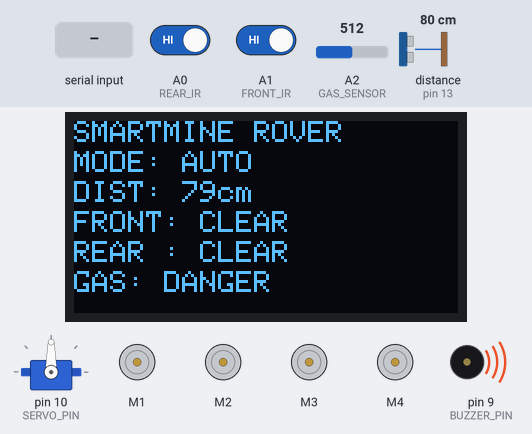
Recording of a sketch running on a simulated Arduino Uno, built with avr-gcc and run on an emulated ATmega328P. On the bench: servo, 128×64 one-colour display, 4 × DC motor (green arrow = forward, orange = backward, longer = faster), buzzer (waves = sounding, pin HIGH). Wiring (inferred from the names in the program): ultrasonic range finder: trigger pin 2; echo pin 13. Inputs (shaded band) come from the test bench; at power-on: A2 (GAS_SENSOR) = 512, A1 (FRONT_IR) HIGH, A0 (REAR_IR) HIGH, distance to the obstacle (sensor on pin 13) 80 cm. The echo pulse lasts 58.3 µs per cm; pins used as bus, display or sensor lines are not drawn; what the sketch prints to the serial monitor is not drawn.

Above: at 4.45 s.
4.8 s: A2 (GAS_SENSOR) set to 482
At 5.7 s:
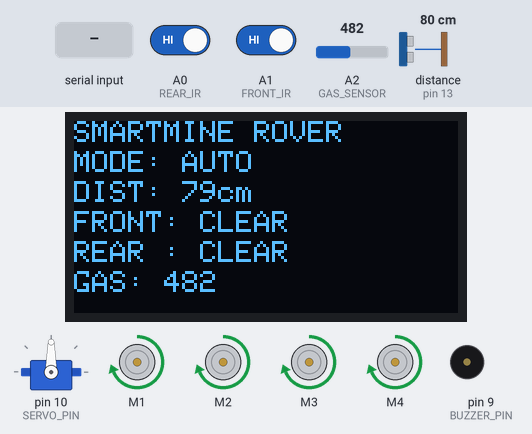
6.4 s: A1 (FRONT_IR) driven LOW
At 7.43 s:
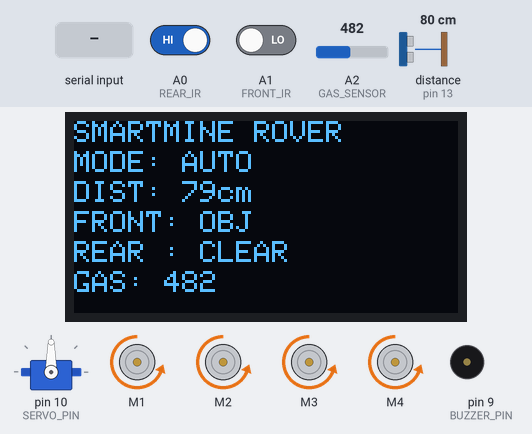
8.5 s: "M" received over Serial
At 9.04 s:
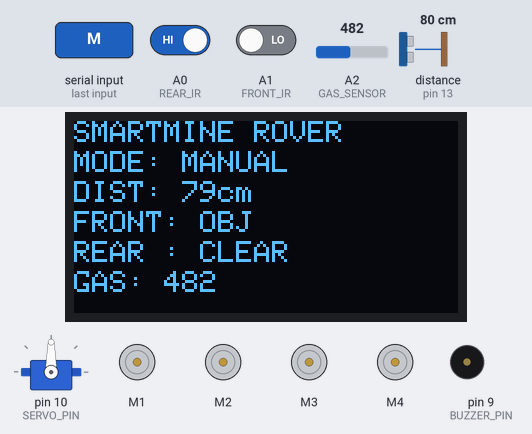
10.7 s: A0 (REAR_IR) driven LOW
At 10.88 s:
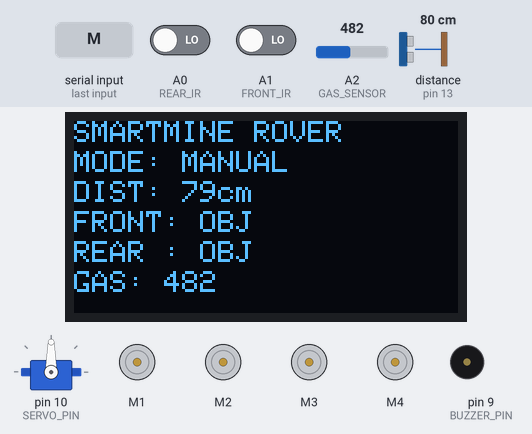
12.8 s: "A" received over Serial
At 13.6 s:
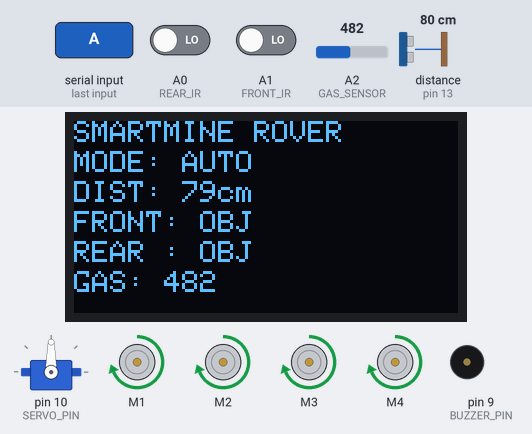
14.5 s: "X" received over Serial
At 15.4 s:
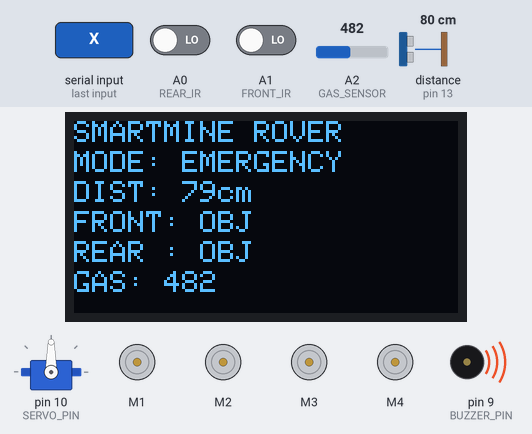
Timing chart, 0 to 17.0 s (numbered marks = the images above; inputs shaded):
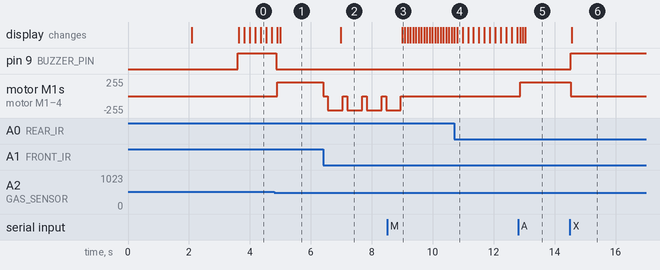

The sketch:

smartminearduino.ino
```cpp
#include <AFMotor.h>
#include <Servo.h>
#include <Wire.h>
#include <Adafruit_GFX.h>
#include <Adafruit_SSD1306.h>

#define SCREEN_WIDTH 128
#define SCREEN_HEIGHT 64

Adafruit_SSD1306 display(SCREEN_WIDTH, SCREEN_HEIGHT, &Wire, -1);

AF_DCMotor motor1(1);
AF_DCMotor motor2(2);
AF_DCMotor motor3(3);
AF_DCMotor motor4(4);

#define REAR_IR A0
#define FRONT_IR A1

#define GAS_SENSOR A2
#define GAS_THRESHOLD 500

#define TRIG_PIN 2
#define ECHO_PIN 13

#define SERVO_PIN 10

Servo frontServo;

#define BUZZER_PIN 9

#define DRIVE_SPEED 210
#define TURN_SPEED 230

#define SAFE_DISTANCE 35
#define CRITICAL_DISTANCE 15

#define LEFT_ANGLE 45
#define CENTER_ANGLE 90
#define RIGHT_ANGLE 135

enum RoverMode
{
  AUTO_MODE,
  MANUAL_MODE,
  EMERGENCY_MODE
};

RoverMode currentMode = AUTO_MODE;

int frontState = HIGH;
int rearState = HIGH;

int gasValue = 0;

long distanceCM = 0;

char manualCommand = 'S';

unsigned long lastTelemetry = 0;

void setMotorSpeed(int speed)
{
  speed = constrain(speed, 0, 255);

  motor1.setSpeed(speed);
  motor2.setSpeed(speed);
  motor3.setSpeed(speed);
  motor4.setSpeed(speed);
}

void moveForward()
{
  setMotorSpeed(DRIVE_SPEED);

  motor1.run(FORWARD);
  motor2.run(FORWARD);
  motor3.run(FORWARD);
  motor4.run(FORWARD);
}

void moveBackward()
{
  setMotorSpeed(DRIVE_SPEED);

  motor1.run(BACKWARD);
  motor2.run(BACKWARD);
  motor3.run(BACKWARD);
  motor4.run(BACKWARD);
}

void turnLeft()
{
  setMotorSpeed(TURN_SPEED);

  motor1.run(BACKWARD);
  motor2.run(BACKWARD);
  motor3.run(FORWARD);
  motor4.run(FORWARD);
}

void turnRight()
{
  setMotorSpeed(TURN_SPEED);

  motor1.run(FORWARD);
  motor2.run(FORWARD);
  motor3.run(BACKWARD);
  motor4.run(BACKWARD);
}

void stopMotors()
{
  motor1.run(RELEASE);
  motor2.run(RELEASE);
  motor3.run(RELEASE);
  motor4.run(RELEASE);
}

long readDistance()
{
  digitalWrite(TRIG_PIN, LOW);
  delayMicroseconds(3);

  digitalWrite(TRIG_PIN, HIGH);
  delayMicroseconds(10);

  digitalWrite(TRIG_PIN, LOW);

  long duration = pulseIn(ECHO_PIN, HIGH, 30000);

  if (duration == 0)
  {
    return 400;
  }

  long distance = duration * 0.0343 / 2;

  return distance;
}

void readIRSensors()
{
  frontState = digitalRead(FRONT_IR);
  rearState = digitalRead(REAR_IR);
}

void readGasSensor()
{
  gasValue = analogRead(GAS_SENSOR);
}

bool gasDanger()
{
  return gasValue >= GAS_THRESHOLD;
}

void buzzerOn()
{
  digitalWrite(BUZZER_PIN, HIGH);
}

void buzzerOff()
{
  digitalWrite(BUZZER_PIN, LOW);
}

void warningBeep()
{
  digitalWrite(BUZZER_PIN, HIGH);
  delay(100);
  digitalWrite(BUZZER_PIN, LOW);
}

long scanDirection(int angle)
{
  frontServo.write(angle);
  delay(300);

  return readDistance();
}

void updateDisplay()
{
  display.clearDisplay();

  display.setTextSize(1);
  display.setTextColor(SSD1306_WHITE);

  display.setCursor(0, 0);
  display.println("SMARTMINE ROVER");

  display.setCursor(0, 10);
  display.print("MODE: ");

  if (currentMode == AUTO_MODE)
    display.println("AUTO");
  else if (currentMode == MANUAL_MODE)
    display.println("MANUAL");
  else
    display.println("EMERGENCY");

  display.setCursor(0, 20);
  display.print("DIST: ");
  display.print(distanceCM);
  display.println("cm");

  display.setCursor(0, 30);
  display.print("FRONT: ");

  if (frontState == LOW)
    display.println("OBJ");
  else
    display.println("CLEAR");

  display.setCursor(0, 40);
  display.print("REAR : ");

  if (rearState == LOW)
    display.println("OBJ");
  else
    display.println("CLEAR");

  display.setCursor(0, 50);
  display.print("GAS: ");

  if (gasDanger())
    display.println("DANGER");
  else
    display.println(gasValue);

  display.display();
}

void startupDisplay()
{
  display.clearDisplay();

  display.setTextSize(1);
  display.setTextColor(SSD1306_WHITE);

  display.setCursor(10, 15);
  display.println("SMARTMINE ROVER");

  display.setCursor(15, 30);
  display.println("SYSTEM READY");

  display.setCursor(20, 45);
  display.println("AUTO MODE");

  display.display();

  delay(2000);
}

void autonomousNavigation()
{
  distanceCM = readDistance();

  readIRSensors();

  readGasSensor();

  if (gasDanger())
  {
    stopMotors();
    buzzerOn();

    Serial.println("ALERT:GAS");

    return;
  }

  buzzerOff();

  if (distanceCM <= CRITICAL_DISTANCE)
  {
    stopMotors();

    warningBeep();

    delay(200);

    moveBackward();

    delay(500);

    stopMotors();

    delay(200);

    long leftDistance = scanDirection(LEFT_ANGLE);
    long rightDistance = scanDirection(RIGHT_ANGLE);

    frontServo.write(CENTER_ANGLE);

    if (leftDistance > rightDistance)
    {
      turnLeft();
      delay(600);
    }
    else
    {
      turnRight();
      delay(600);
    }

    stopMotors();

    return;
  }

  if (distanceCM <= SAFE_DISTANCE)
  {
    stopMotors();

    warningBeep();

    delay(150);

    long leftDistance = scanDirection(LEFT_ANGLE);
    long rightDistance = scanDirection(RIGHT_ANGLE);

    frontServo.write(CENTER_ANGLE);

    if (leftDistance > rightDistance &&
        leftDistance > SAFE_DISTANCE)
    {
      turnLeft();
      delay(450);
    }
    else if (rightDistance > SAFE_DISTANCE)
    {
      turnRight();
      delay(450);
    }
    else
    {
      moveBackward();
      delay(500);

      turnRight();
      delay(700);
    }

    stopMotors();

    return;
  }

  if (frontState == LOW && rearState == HIGH)
  {
    stopMotors();

    delay(150);

    moveBackward();

    delay(400);

    return;
  }

  if (rearState == LOW && frontState == HIGH)
  {
    stopMotors();

    delay(150);

    moveForward();

    delay(400);

    return;
  }

  moveForward();
}

void manualControl()
{
  switch (manualCommand)
  {
    case 'F':
      moveForward();
      break;

    case 'B':
      moveBackward();
      break;

    case 'L':
      turnLeft();
      break;

    case 'R':
      turnRight();
      break;

    case 'S':
      stopMotors();
      break;

    default:
      stopMotors();
      break;
  }
}

void processCommand(char command)
{
  command = toupper(command);

  if (command == 'A')
  {
    currentMode = AUTO_MODE;
    manualCommand = 'S';
    buzzerOff();
    stopMotors();

    Serial.println("MODE:AUTO");

    return;
  }

  if (command == 'M')
  {
    currentMode = MANUAL_MODE;
    manualCommand = 'S';
    buzzerOff();
    stopMotors();

    Serial.println("MODE:MANUAL");

    return;
  }

  if (command == 'X')
  {
    currentMode = EMERGENCY_MODE;

    stopMotors();
    buzzerOn();

    Serial.println("EMERGENCY:STOP");

    return;
  }

  if (command == 'Z')
  {
    currentMode = AUTO_MODE;

    buzzerOff();
    stopMotors();

    Serial.println("EMERGENCY:CLEARED");

    return;
  }

  if (currentMode == MANUAL_MODE)
  {
    if (command == 'F' ||
        command == 'B' ||
        command == 'L' ||
        command == 'R' ||
        command == 'S')
    {
      manualCommand = command;
    }

    if (command == 'Q')
    {
      frontServo.write(LEFT_ANGLE);
    }

    if (command == 'C')
    {
      frontServo.write(CENTER_ANGLE);
    }

    if (command == 'E')
    {
      frontServo.write(RIGHT_ANGLE);
    }
  }
}

void sendTelemetry()
{
  if (millis() - lastTelemetry < 1000)
    return;

  lastTelemetry = millis();

  Serial.print("DATA,");

  Serial.print("MODE=");

  if (currentMode == AUTO_MODE)
    Serial.print("AUTO");
  else if (currentMode == MANUAL_MODE)
    Serial.print("MANUAL");
  else
    Serial.print("EMERGENCY");

  Serial.print(",DIST=");
  Serial.print(distanceCM);

  Serial.print(",FRONT_IR=");
  Serial.print(frontState);

  Serial.print(",REAR_IR=");
  Serial.print(rearState);

  Serial.print(",GAS=");
  Serial.print(gasValue);

  Serial.println();
}

void setup()
{
  Serial.begin(115200);

  pinMode(FRONT_IR, INPUT_PULLUP);
  pinMode(REAR_IR, INPUT_PULLUP);

  pinMode(TRIG_PIN, OUTPUT);
  pinMode(ECHO_PIN, INPUT);

  pinMode(GAS_SENSOR, INPUT);

  pinMode(BUZZER_PIN, OUTPUT);

  buzzerOff();

  frontServo.attach(SERVO_PIN);
  frontServo.write(CENTER_ANGLE);

  Wire.begin();

  if (!display.begin(SSD1306_SWITCHCAPVCC, 0x3C))
  {
    while (true)
    {
    }
  }

  stopMotors();

  startupDisplay();

  readIRSensors();
  readGasSensor();

  distanceCM = readDistance();

  display.clearDisplay();

  display.setTextSize(1);

  display.setCursor(0, 20);
  display.println("SMARTMINE READY");

  display.setCursor(0, 35);
  display.println("SAFETY SYSTEM ON");

  display.display();

  delay(1500);
}

void loop()
{
  while (Serial.available())
  {
    char command = Serial.read();

    processCommand(command);
  }

  if (currentMode == AUTO_MODE)
  {
    autonomousNavigation();
  }
  else if (currentMode == MANUAL_MODE)
  {
    distanceCM = readDistance();

    readIRSensors();

    readGasSensor();

    if (gasDanger())
    {
      stopMotors();
      buzzerOn();
    }
    else
    {
      buzzerOff();
      manualControl();
    }
  }
  else if (currentMode == EMERGENCY_MODE)
  {
    stopMotors();
    buzzerOn();
  }

  updateDisplay();

  sendTelemetry();

  delay(50);
}
```

Measured:
- the behaviour switches between 500 and 499 on A2 (GAS_SENSOR) (found by bisection; images 0 and 1)
- after the input at 4.8 s, pin 9 (BUZZER_PIN): HIGH → LOW after 0.07 s; motor M1–4: stopped → forward 210/255 after 0.11 s; the display: first changes after 0.11 s (image 1 shows a later state)
- after the input at 6.4 s, motor M1–4: alternates backward 210/255 for 0.49 s and stopped for 0.15 s, starting at once; the display: changes after 0.59 s (image 2)
- after the input at 8.5 s, motor M1–4: goes on until 9.0 s, then stays stopped; the display: changes after 0.50 s (image 3)
- after the input at 10.7 s, the display: first differs from a run without the input after 0.10 s (image 4)
- after the input at 12.8 s, motor M1–4: stopped → forward 210/255 after 0.07 s; the display: changes after 0.07 s (image 5)
- after the input at 14.5 s, pin 9 (BUZZER_PIN): LOW → HIGH at once; motor M1–4: forward 210/255 → stopped at once; the display: changes after 0.06 s (image 6)
